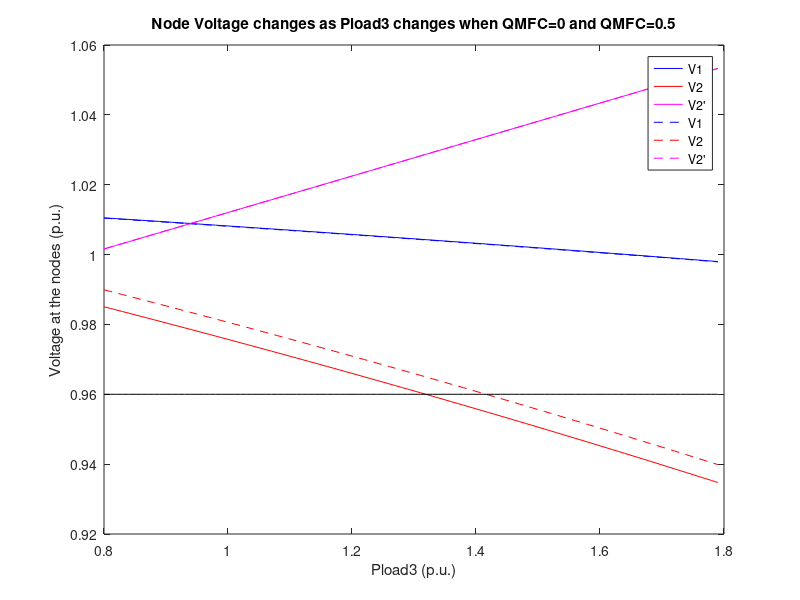

Write the MATLAB code that produced this figure. (Note: this script raises an error after producing the figure.)
clear
clc
 
V0=1.02;

ZL01=0.01;
ZL12=0.03+1i*0.01;
ZL23=0.05+1i*0.01;
Zload1=1/(0.1-1i*0.03);
Sload3=0.8-1i*0.01;

YL01=1/ZL01;
YL12=1/ZL12;
YL23=1/ZL23;
Yload1=1/Zload1;
Pload3=real(Sload3);
Qload3=imag(Sload3);
 
Y=[YL01,-YL01,0,0;
-YL01,YL01+YL12+Yload1,-YL12,0;
0,-YL12,YL12+YL23,-YL23;
0,0,-YL23,YL23];

G01=real(Y(1,2));
B01=imag(Y(1,2));
 
G11=real(Y(2,2));
B11=imag(Y(2,2));
 
G12=real(Y(2,3));
B12=imag(Y(2,3));
 
G22=real(Y(3,3));
B22=imag(Y(3,3));

G23=real(Y(3,4));
B23=imag(Y(3,4));

G33=real(Y(4,4));
B33=imag(Y(4,4));

k=100;
V1 = zeros(1,k);
V2 = zeros(1,k);
V2b = zeros(1,k);
V3 = zeros(1,k);
%Q = zeros(1,k);
P3 = zeros(1,k);
Loss01=zeros(1,k);
Loss12=zeros(1,k);
Loss=zeros(1,k);
Qload2=0;

for m = 1:k
    V3=0.96;
    Y=[YL01,-YL01,0;
    -YL01,YL01+YL12+Yload1,-YL12;
    0,-YL12,YL12;];

    G01=real(Y(1,2));
    B01=imag(Y(1,2));

    G11=real(Y(2,2));
    B11=imag(Y(2,2));

    G12=real(Y(2,3));
    B12=imag(Y(2,3));

    G22=real(Y(3,3));
    B22=imag(Y(3,3));
    f1=@(V2b,theta3) [V2b*V3*(G23*cos(theta3)+B23*sin(theta3))+V3*V3*G33+Pload3; V2b*V3*(G23*sin(theta3)-B23*cos(theta3))-V3*V3*B33+Qload3;];
    J1=@(V2b,theta3) [V3*(G23*cos(theta3)+B23*sin(theta3)), V2b*V3*(-G23*sin(theta3)+B23*cos(theta3)); V3*(G23*sin(theta3)-B23*cos(theta3)), V2b*V3*(G23*cos(theta3)+B23*sin(theta3));];

    fp1=@(x1) f1(x1(1),x1(2));
    Jp1=@(x1) J1(x1(1),x1(2));
 
    x1=zeros(5,2);
    x1(1,:)=[1.02,0];
    %disp(norm(fp(x1(1,:))));
    for n=2:length(x1)
        x1(n,:)=x1(n-1,:)-((Jp1(x1(n-1,:))^(-1))*fp1(x1(n-1,:)))';
        %disp(norm(fp1(x1(n,:))));
    end
    
    V2b(m) = x1(n,1);
    theta3 = x1(n,2);
    P3(m)=Pload3;
    Pload2 = V2b(m)*V3*(G23*cos(-theta3)+B23*sin(-theta3))+V2b(m)*V2b(m)*G33;
    
    Y=[YL01,-YL01,0;
    -YL01,YL01+YL12+Yload1,-YL12;
    0,-YL12,YL12;];

    G01=real(Y(1,2));
    B01=imag(Y(1,2));

    G11=real(Y(2,2));
    B11=imag(Y(2,2));

    G12=real(Y(2,3));
    B12=imag(Y(2,3));

    G22=real(Y(3,3));
    B22=imag(Y(3,3));
    
    f2=@(V1,V2,theta1,theta2) [V0*V1*(G01*cos(theta1)+B01*sin(theta1))+V1*V1*G11+V1*V2*(G12*cos(theta1-theta2)+B12*sin(theta1-theta2));     V1*V2*(G12*cos(theta2-theta1)+B12*sin(theta2-theta1))+V2*V2*G22+Pload2;    V0*V1*(G01*sin(theta1)-B01*cos(theta1))-V1*V1*B11+V1*V2*(G12*sin(theta1-theta2)-B12*cos(theta1-theta2));    V1*V2*(G12*sin(theta2-theta1)-B12*cos(theta2-theta1))-V2*V2*B22-Qload2;];
    J2=@(V1,V2,theta1,theta2) [V0*(G01*cos(theta1)+B01*sin(theta1))+2*V1*G11+V2*(G12*cos(theta1-theta2)+B12*sin(theta1-theta2)),    V1*(G12*cos(theta1-theta2)+B12*sin(theta1-theta2)),    V0*V1*(-G01*sin(theta1)+B01*cos(theta1))+V1*V2*(-G12*sin(theta1-theta2)+B12*cos(theta1-theta2)),    V1*V2*(G12*sin(theta1-theta2)-B12*cos(theta1-theta2));    V2*(G12*cos(theta2-theta1)+B12*sin(theta2-theta1)),    V1*(G12*cos(theta2-theta1)+B12*sin(theta2-theta1))+2*V2*G22,    V1*V2*(G12*sin(theta2-theta1)-B12*cos(theta2-theta1)),    V1*V2*(-G12*sin(theta2-theta1)+B12*cos(theta2-theta1));    V0*(G01*sin(theta1)-B01*cos(theta1))-2*V1*B11+V2*(G12*sin(theta1-theta2)-B12*cos(theta1-theta2)),    V1*(G12*sin(theta1-theta2)-B12*cos(theta1-theta2)),    V0*V1*(G01*cos(theta1)+B01*sin(theta1))+V1*V2*(G12*cos(theta1-theta2)+B12*sin(theta1-theta2)),    V1*V2*(-G12*cos(theta1-theta2)-B12*sin(theta1-theta2));    V2*(G12*sin(theta2-theta1)-B12*cos(theta2-theta1)),    V1*(G12*sin(theta2-theta1)-B12*cos(theta2-theta1))-2*V2*B22,    V1*V2*(-G12*cos(theta2-theta1)-B12*sin(theta2-theta1)),    V1*V2*(G12*cos(theta2-theta1)+B12*sin(theta2-theta1));];

    fp2=@(x2) f2(x2(1),x2(2),x2(3),x2(4));
    Jp2=@(x2) J2(x2(1),x2(2),x2(3),x2(4));
    
    x2=zeros(5,4);
    x2(1,:)=[1.02,1.02,0,0];
    %disp(norm(fp(x(1,:))));
    for n=2:length(x2)
        x2(n,:)=x2(n-1,:)-((Jp2(x2(n-1,:))^(-1))*fp2(x2(n-1,:)))';
        %disp(norm(fp(x(n,:))));
    end
    %disp('Solution:');
    %disp(x(n,:));
    V1(m)=x2(n,1);
    V2(m)=x2(n,2);
    Loss12(m)=(Pload2*Pload2+Qload2*Qload2)/(V2(m)*V2(m))*ZL12;
    S1=V1(m)*V1(m)*Yload1+Loss12(m)+Pload2+1i*Qload2;
    P1=real(S1);
    Q1=imag(S1);
    Loss01(m)=(P1*P1+Q1*Q1)/(V1(m)*V1(m))*ZL01;
    Loss(m)=Loss01(m)+Loss12(m);
    Pload3 = Pload3+0.01;
end

figure;
plot(P3,V1,'b',P3,V2,'r',P3,V2b,'m');
hold on;

V1 = zeros(1,k);
V2 = zeros(1,k);
V2b = zeros(1,k);
V3 = zeros(1,k);
%Q = zeros(1,k);
P3 = zeros(1,k);
Loss01=zeros(1,k);
Loss12=zeros(1,k);
Loss=zeros(1,k);
Qload2=0.5;
Pload3=real(Sload3);
for m = 1:k
    V3=0.96;
    Y=[YL01,-YL01,0;
    -YL01,YL01+YL12+Yload1,-YL12;
    0,-YL12,YL12;];

    G01=real(Y(1,2));
    B01=imag(Y(1,2));

    G11=real(Y(2,2));
    B11=imag(Y(2,2));

    G12=real(Y(2,3));
    B12=imag(Y(2,3));

    G22=real(Y(3,3));
    B22=imag(Y(3,3));
    f1=@(V2b,theta3) [V2b*V3*(G23*cos(theta3)+B23*sin(theta3))+V3*V3*G33+Pload3; V2b*V3*(G23*sin(theta3)-B23*cos(theta3))-V3*V3*B33+Qload3;];
    J1=@(V2b,theta3) [V3*(G23*cos(theta3)+B23*sin(theta3)), V2b*V3*(-G23*sin(theta3)+B23*cos(theta3)); V3*(G23*sin(theta3)-B23*cos(theta3)), V2b*V3*(G23*cos(theta3)+B23*sin(theta3));];

    fp1=@(x1) f1(x1(1),x1(2));
    Jp1=@(x1) J1(x1(1),x1(2));
 
    x1=zeros(5,2);
    x1(1,:)=[1.02,0];
    %disp(norm(fp(x1(1,:))));
    for n=2:length(x1)
        x1(n,:)=x1(n-1,:)-((Jp1(x1(n-1,:))^(-1))*fp1(x1(n-1,:)))';
        %disp(norm(fp1(x1(n,:))));
    end
    
    V2b(m) = x1(n,1);
    theta3 = x1(n,2);
    P3(m)=Pload3;
    Pload2 = V2b(m)*V3*(G23*cos(-theta3)+B23*sin(-theta3))+V2b(m)*V2b(m)*G33;
    
    Y=[YL01,-YL01,0;
    -YL01,YL01+YL12+Yload1,-YL12;
    0,-YL12,YL12;];

    G01=real(Y(1,2));
    B01=imag(Y(1,2));

    G11=real(Y(2,2));
    B11=imag(Y(2,2));

    G12=real(Y(2,3));
    B12=imag(Y(2,3));

    G22=real(Y(3,3));
    B22=imag(Y(3,3));
    
    f2=@(V1,V2,theta1,theta2) [V0*V1*(G01*cos(theta1)+B01*sin(theta1))+V1*V1*G11+V1*V2*(G12*cos(theta1-theta2)+B12*sin(theta1-theta2));     V1*V2*(G12*cos(theta2-theta1)+B12*sin(theta2-theta1))+V2*V2*G22+Pload2;    V0*V1*(G01*sin(theta1)-B01*cos(theta1))-V1*V1*B11+V1*V2*(G12*sin(theta1-theta2)-B12*cos(theta1-theta2));    V1*V2*(G12*sin(theta2-theta1)-B12*cos(theta2-theta1))-V2*V2*B22-Qload2;];
    J2=@(V1,V2,theta1,theta2) [V0*(G01*cos(theta1)+B01*sin(theta1))+2*V1*G11+V2*(G12*cos(theta1-theta2)+B12*sin(theta1-theta2)),    V1*(G12*cos(theta1-theta2)+B12*sin(theta1-theta2)),    V0*V1*(-G01*sin(theta1)+B01*cos(theta1))+V1*V2*(-G12*sin(theta1-theta2)+B12*cos(theta1-theta2)),    V1*V2*(G12*sin(theta1-theta2)-B12*cos(theta1-theta2));    V2*(G12*cos(theta2-theta1)+B12*sin(theta2-theta1)),    V1*(G12*cos(theta2-theta1)+B12*sin(theta2-theta1))+2*V2*G22,    V1*V2*(G12*sin(theta2-theta1)-B12*cos(theta2-theta1)),    V1*V2*(-G12*sin(theta2-theta1)+B12*cos(theta2-theta1));    V0*(G01*sin(theta1)-B01*cos(theta1))-2*V1*B11+V2*(G12*sin(theta1-theta2)-B12*cos(theta1-theta2)),    V1*(G12*sin(theta1-theta2)-B12*cos(theta1-theta2)),    V0*V1*(G01*cos(theta1)+B01*sin(theta1))+V1*V2*(G12*cos(theta1-theta2)+B12*sin(theta1-theta2)),    V1*V2*(-G12*cos(theta1-theta2)-B12*sin(theta1-theta2));    V2*(G12*sin(theta2-theta1)-B12*cos(theta2-theta1)),    V1*(G12*sin(theta2-theta1)-B12*cos(theta2-theta1))-2*V2*B22,    V1*V2*(-G12*cos(theta2-theta1)-B12*sin(theta2-theta1)),    V1*V2*(G12*cos(theta2-theta1)+B12*sin(theta2-theta1));];

    fp2=@(x2) f2(x2(1),x2(2),x2(3),x2(4));
    Jp2=@(x2) J2(x2(1),x2(2),x2(3),x2(4));
    
    x2=zeros(5,4);
    x2(1,:)=[1.02,1.02,0,0];
    %disp(norm(fp(x(1,:))));
    for n=2:length(x2)
        x2(n,:)=x2(n-1,:)-((Jp2(x2(n-1,:))^(-1))*fp2(x2(n-1,:)))';
        %disp(norm(fp(x(n,:))));
    end
    %disp('Solution:');
    %disp(x(n,:));
    V1(m)=x2(n,1);
    V2(m)=x2(n,2);
    Loss12(m)=(Pload2*Pload2+Qload2*Qload2)/(V2(m)*V2(m))*ZL12;
    S1=V1(m)*V1(m)*Yload1+Loss12(m)+Pload2+1i*Qload2;
    P1=real(S1);
    Q1=imag(S1);
    Loss01(m)=(P1*P1+Q1*Q1)/(V1(m)*V1(m))*ZL01;
    Loss(m)=Loss01(m)+Loss12(m);
    Pload3 = Pload3+0.01;
end
baseline=ones(1,k)*0.96;
plot(P3,V1,'--b',P3,V2,'--r',P3,V2b,'--m',P3,baseline,'k');
title('Node Voltage changes as Pload3 changes when QMFC=0 and QMFC=0.5');
xlabel('Pload3 (p.u.)');
ylabel('Voltage at the nodes (p.u.)');
legend('V1','V2','V2''','V1','V2','V2''');
lgd = legend;
lgd.NumColumns = 2;